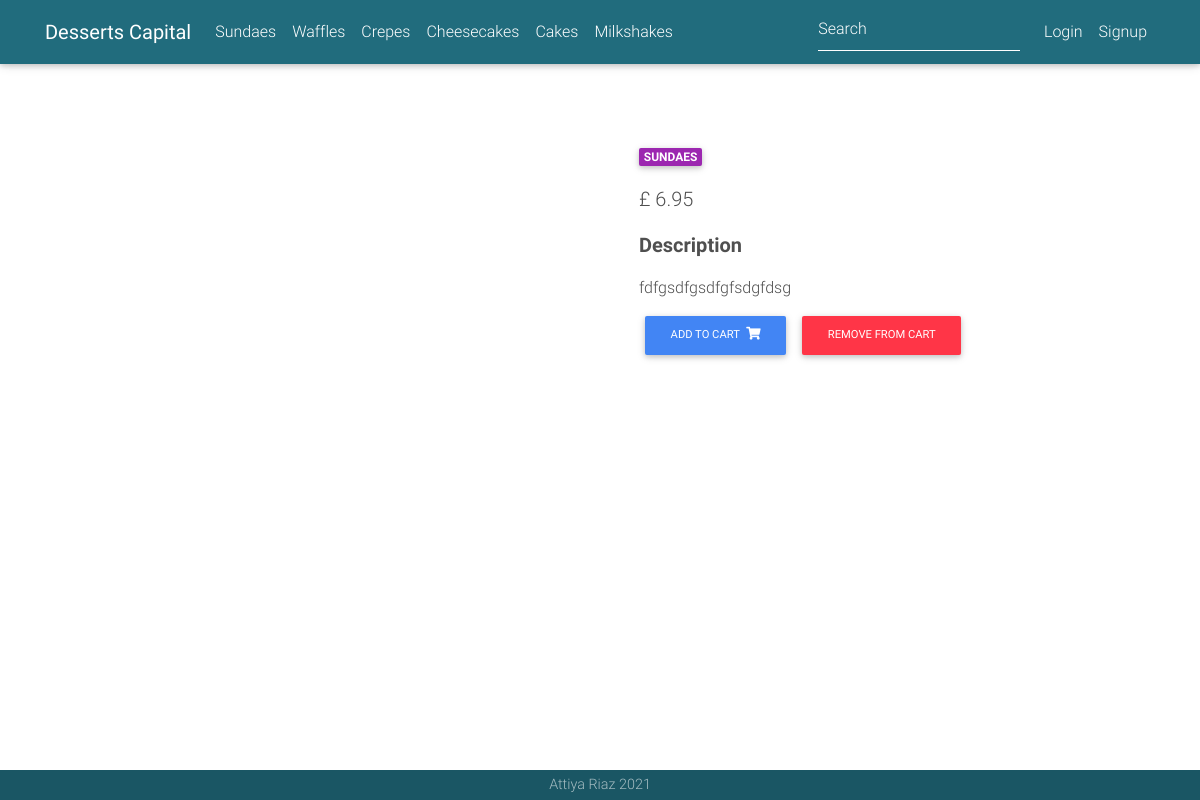
Before: /product/strawberry-sundae/ with the older database file.
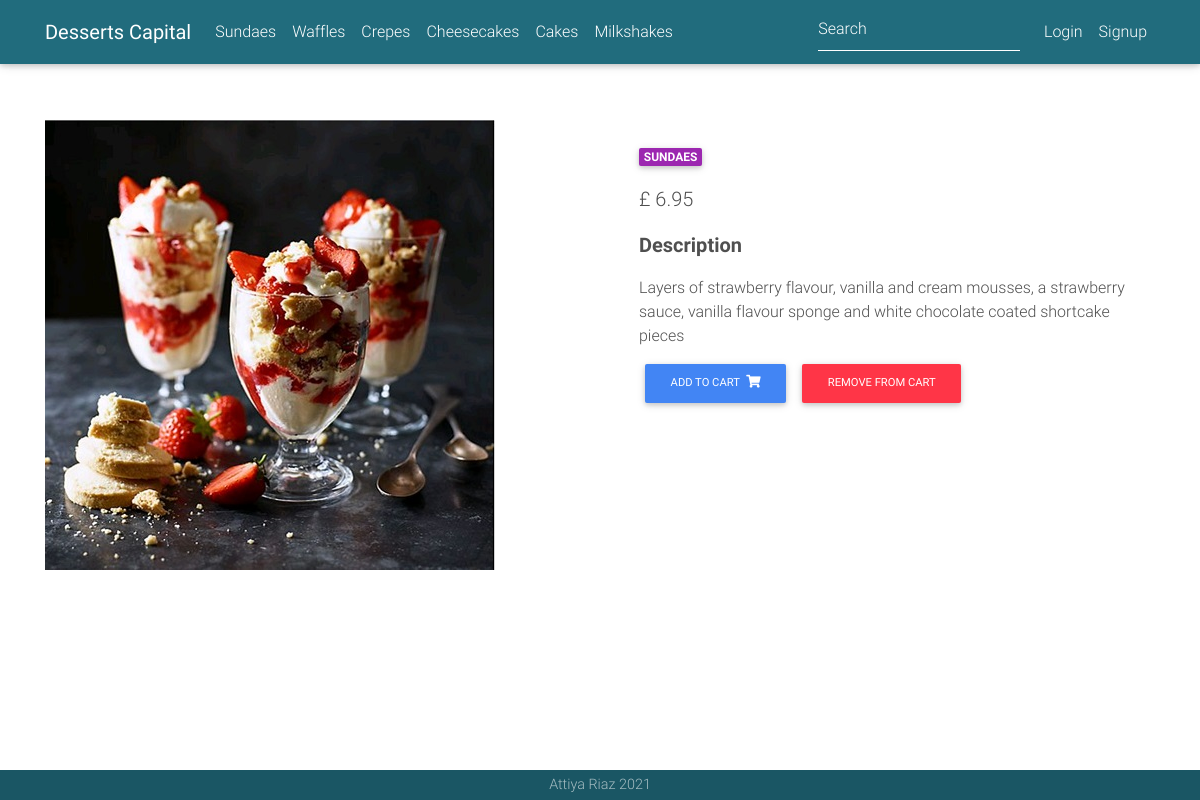
After: the same page with the newer database file.
### products/models.py (models this page shows, shortened)
class Product(models.Model):
    title = models.CharField(max_length=100, blank=True, null=True)
    description = models.TextField(max_length=500, blank=True, null=True)
    image = models.ImageField()
    price = models.FloatField(default=0.00, blank=True, null=True)
    slug = models.SlugField(blank=True, null=True)
    category = models.CharField(choices=CATEGORY_CHOICES, max_length=2)
    def add_to_cart(self):
        return reverse("add-to-cart", kwargs={"slug": self.slug})
    def remove_from_cart(self):
        return reverse("remove-from-cart", kwargs={"slug": self.slug})

### products/views.py (the view)
# urls.py: path("product/<slug>/",ProductDetailView.as_view(),name="product"),
class ProductDetailView(DetailView):
    model = Product
    template_name = "product.html"

### products/templates/product.html (shortened to what this page needs)
{% extends "base.html" %}
{% load static %}
{% block content %}
  <main class="mt-4 pt-4">
    <div class="container dark-grey-text mt-0">
      <div class="row wow fadeIn">
        <div class="col-md-6 mb-4">
          <img src="{{ object.image.url }}" class="img-fluid" alt="">
        </div>
        <div class="col-md-6 mb-4">
          <div class="p-4">
            <div class="mb-3">
              <a href="">
                <span class="badge purple mr-1">{{ object.get_category_display }}</span>
              </a>
            </div>
            <p class="lead">
              <span>£ {{ object.price }}</span>
            </p>
            <p class="lead font-weight-bold">Description</p>
            <p>{{ object.description }}</p>
            <a href="{{ object.add_to_cart }}" class="btn btn-primary btn-md my-0 p">
              Add to cart
              <i class="fas fa-shopping-cart ml-1"></i>
            </a>
            <a href="{{ object.remove_from_cart }}" class="btn btn-danger btn-md my-0 p">
              Remove from cart
            </a>
          </div>
        </div>
      </div>
    </div>
  </main>
{% endblock content %}

Changed rows visible on the page:
changed Product "SUNDAES": image: picture added; description "fdfgsdfgsdfgfsdgfdsg" → "Layers of strawberry flavour, vanilla and cream mousses, a strawberry sauce, vanilla flavour sponge and white chocolate coated shortcake pieces"
